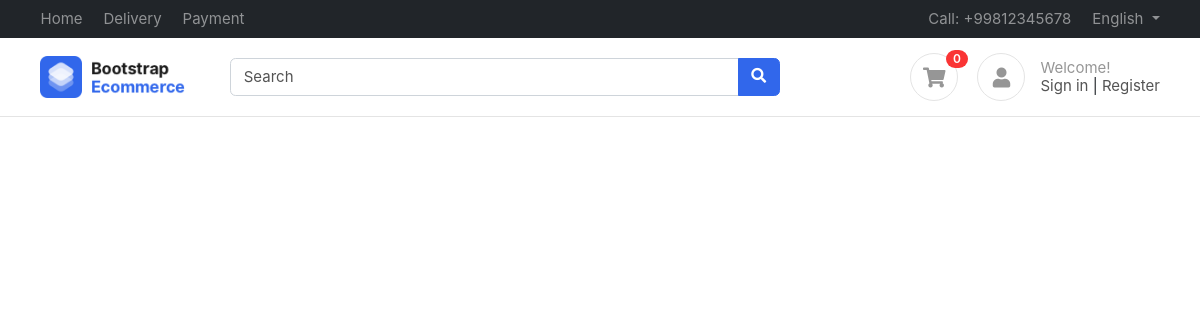
The app's page /, older data.
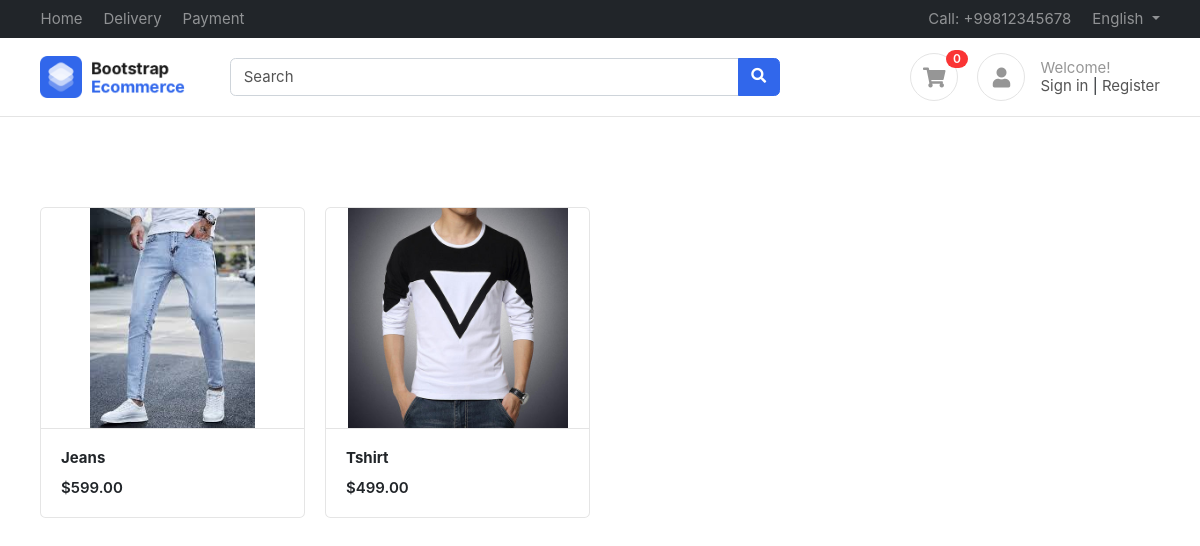
The same page, newer data.
### products/models.py (models this page shows, shortened)
class Product(BaseModel):
    product_name = models.CharField(max_length=100)
    slug = models.SlugField(unique=True,null=True, blank=True)
    Category = models.ForeignKey(Category, on_delete= models.CASCADE ,related_name="products")
    price = models.IntegerField()
    product_description = models.TextField()
    color_variant = models.ManyToManyField(ColorVariant, blank=True)
    size_variant = models.ManyToManyField(SizeVariant , blank=True)

class ProductImage(BaseModel):
    product = models.ForeignKey(Product, on_delete=models.CASCADE, related_name="product_images")
    image = models.ImageField(upload_to="product")

### Home/views.py (the view)
# urls.py: path('', index , name= "index")
def index(request):
    context = {'products' : Product.objects.all()}
    return render(request , 'home/index.html' , context)

### templates/home/index.html
{% extends "base/base.html" %}
{% block start %}
<div class="container mt-5 pt-5">
    <div class="row">
        {% for product in products %}
        <div class="col-md-3">
            <figure class="card card-product-grid">
                <div class="img-wrap"> <img src="/media/{{product.product_images.first.image}}"> </div>
                <figcaption class="info-wrap border-top">
                    <a href="{% url 'get_product' product.slug %}" class="title">
                        <b>{{product.product_name}}</b></a>
                    <div class="price mt-2">${{product.price}}.00</div>
                </figcaption>
            </figure>
        </div>
        {% endfor %}
    </div>
    </div>
{% endblock %}

### templates/base/base.html (shortened to what this page needs)
<!DOCTYPE HTML>
<html lang="en">
<head>
<link href="/media/css/bootstrap.css" rel="stylesheet" type="text/css"/>
<link href="/media/fonts/fontawesome/css/all.min.css" type="text/css" rel="stylesheet">
<link href="/media/css/ui.css" rel="stylesheet" type="text/css"/>
<link href="/media/css/responsive.css" rel="stylesheet" />
</head>
<body>
	<header class="section-header">
		<nav class="navbar navbar-dark navbar-expand p-0 bg-dark">
		<div class="container">
			<ul class="navbar-nav d-none d-md-flex mr-auto">
				<li class="nav-item"><a class="nav-link" href="#">Home</a></li>
				<li class="nav-item"><a class="nav-link" href="#">Delivery</a></li>
				<li class="nav-item"><a class="nav-link" href="#">Payment</a></li>
			</ul>
			<ul class="navbar-nav">
				<li class="nav-item"><a href="#" class="nav-link"> Call: +99812345678 </a></li>
				<li class="nav-item dropdown">
					 <a href="#" class="nav-link dropdown-toggle" data-toggle="dropdown"> English </a>
				</li>
			</ul>
		  </div>
		</nav>
		<section class="header-main border-bottom">
			<div class="container">
		<div class="row align-items-center">
			<div class="col-lg-2 col-4">
				<div class="brand-wrap">
					<img class="logo" src="images/logo.png">
				</div>
			</div>
			<div class="col-lg-6 col-sm-12">
				<form action="#" class="search">
					<div class="input-group w-100">
						<input type="text" class="form-control" placeholder="Search">
						<div class="input-group-append">
						  <button class="btn btn-primary" type="submit">
							<i class="fa fa-search"></i>
						  </button>
						</div>
					</div>
				</form>
			</div>
			<div class="col-lg-4 col-sm-6 col-8">
				<div class="widgets-wrap float-md-right">
					<div class="widget-header  mr-3">
						<a href="#" class="icon icon-sm rounded-circle border"><i class="fa fa-shopping-cart"></i></a>
						<span class="badge badge-pill badge-danger notify">0</span>
					</div>
					<div class="widget-header icontext">
						<a href="#" class="icon icon-sm rounded-circle border"><i class="fa fa-user"></i></a>
						<div class="text">
							<span class="text-muted">Welcome!</span>
							<div>
								<a href="#">Sign in</a> |
								<a href="#"> Register</a>
							</div>
						</div>
					</div>
				</div>
			</div>
		</div>
			</div>
		</section>
		</header>
        {% block start %}
        {% endblock %}
    </body>
    </html>

### public/static/css/ui.css (style rules this page uses)
html { font-family: 'Inter', sans-serif; font-size: 15px; }
.img-wrap { text-align: center; display: block; }
.img-wrap img { max-width: 100%; }
.icon-xs, .icon-sm, .icon-md, .icon-lg { display: inline-block; text-align: center; flex-shrink: 0; flex-grow: 0; }
.icon-sm { width: 48px; height: 48px; line-height: 48px; font-size: 20px; }
figure { margin-bottom: 0; }
.card .title { color: #212529; }
.header-main { position: relative; padding-top: 1rem; padding-bottom: 1rem; }
.brand-wrap .logo, .navbar-brand .logo { margin-right: 7px; max-height: 42px; display: inline-block; }
.widget-header { display: inline-block; vertical-align: middle; position: relative; }
.widget-header a { color: #545454; }
.widget-header i { color: #969696; }
.widget-header .notify { position: absolute; top: -3px; right: -10px; }
[class*='card-product'] a.title { color: #212529; display: block; }
[class*='card-product'] .img-wrap { overflow: hidden; position: relative; }
[class*='card-product'] .img-wrap img { height: 100%; max-width: 100%; width: auto; display: inline-block; object-fit: cover; }
.card-product-grid { margin-bottom: 20px; }
.card-product-grid .img-wrap { border-radius: 0.2rem 0.2rem 0 0; height: 220px; }
.card-product-grid .info-wrap { overflow: hidden; padding: 18px 20px; }
.card .img-wrap { overflow: hidden; }
.icontext { display: inline-flex; align-items: center; vertical-align: middle; }
.icontext .text { width: 100%; line-height: 1.2; color: #212529; }
.icontext .icon { position: relative; margin-right: 15px; flex-shrink: 0; flex-grow: 0; }
.notify { position: absolute; top: -4px; right: -10px; display: inline-block; padding: .25em .6em; font-size: 12px; line-height: 1; text-align: center; border-radius: 3rem; color: #fff; background-color: #fa3434; }
.price { font-weight: 600; color: #212529; }

Row changes from the older to the newer data that the page shows:
added Product: product_images.first.image (picture), product_name "Jeans", price "599"
added Product: product_images.first.image (picture), product_name "Tshirt", price "499"
